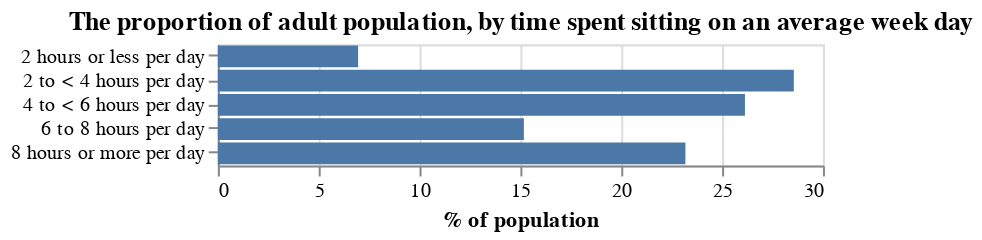

Vega-Lite specification for this chart:
### Vega-Lite specification from a JSON file in a GitHub repository (floating-point values rounded to 4 significant figures)
{"$schema": "https://vega.github.io/schema/vega-lite/v4.json", "title": "The proportion of adult population, by time spent sitting on an average week day", "data": {"values": [{"Activity": " 2 hours or less per day", "Time": 6.6}, {"Activity": "2 to < 4 hours per day", "Time": 27.1}, {"Activity": "4 to < 6 hours per day", "Time": 24.8}, {"Activity": "6 to 8 hours per day", "Time": 14.4}, {"Activity": "8 hours or more per day ", "Time": 22}]}, "transform": [{"window": [{"op": "sum", "field": "Time", "as": "TotalTime"}], "frame": [null, null]}, {"calculate": "datum.Time/datum.TotalTime * 100", "as": "PercentOfpopulation"}], "height": {"step": 12}, "mark": "bar", "encoding": {"x": {"field": "PercentOfpopulation", "type": "quantitative", "title": "% of population"}, "y": {"field": "Activity", "type": "nominal", "title": ""}}, "config": {}}
